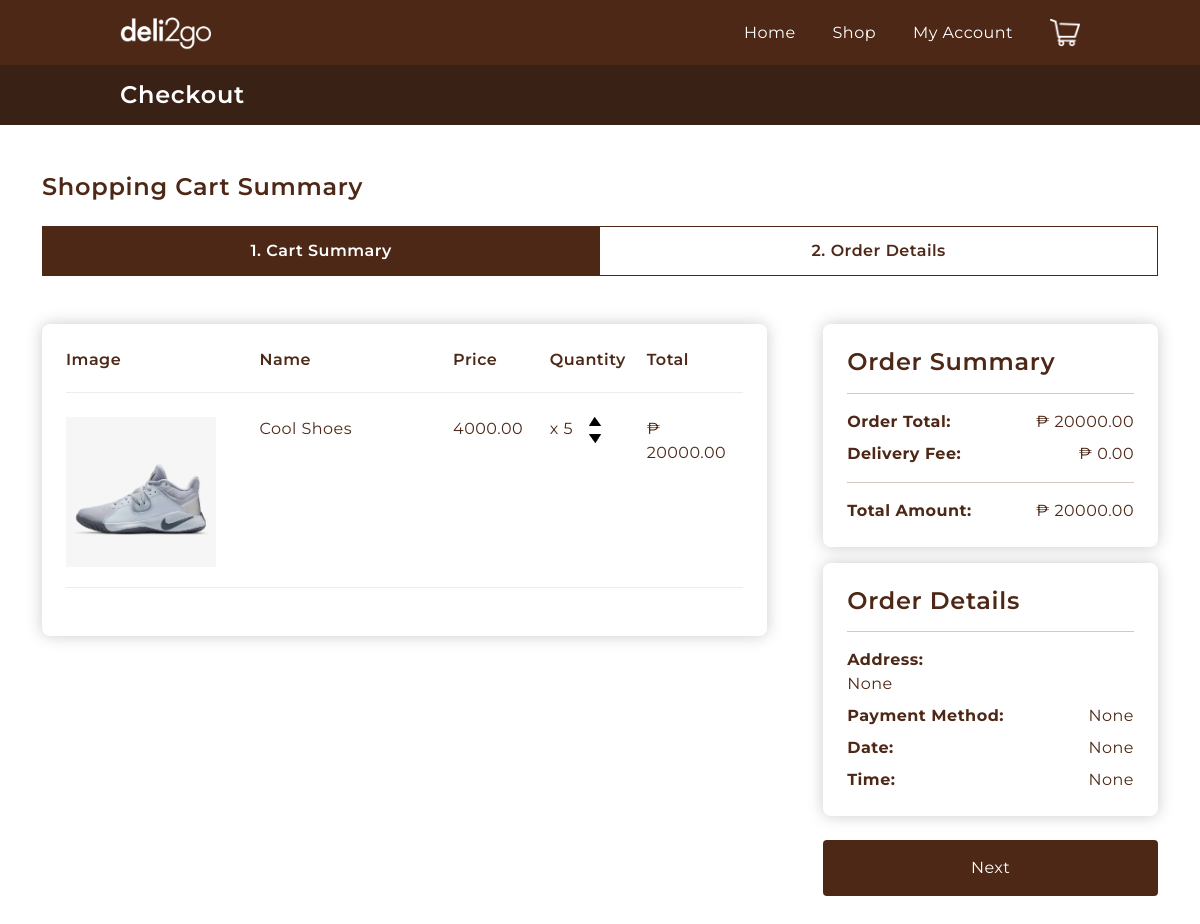
Screenshot of /checkout/ (signed in) with the database file from the repository.
### cashier/models.py (models this page shows, shortened)
class OrderedItem(models.Model):
    quantity = models.PositiveIntegerField(default=0)
    order = models.ForeignKey(Order, on_delete=models.CASCADE)
    item = models.ForeignKey(Item, on_delete=models.CASCADE)
    @property
    def get_total(self):
        total = self.item.price * self.quantity
        return total

class Item(models.Model):
    image = models.ImageField(null=True, blank=True)
    name = models.CharField(max_length=20)
    description = models.TextField(max_length=500, blank=True)
    brand = models.CharField(max_length=50)
    stock = models.PositiveIntegerField()
    price = models.DecimalField(max_digits=6, decimal_places=2)
    category = models.ForeignKey(Category, on_delete=models.SET_NULL, null=True, blank=True)

class Order(models.Model):
    order_date = models.DateTimeField(auto_now_add=True)
    receive_date = models.DateField(null=True)
    receive_time = models.TimeField(null=True)
    proof_of_payment = models.ImageField(null=True, blank=True)
    delivery_fee = models.DecimalField(max_digits=6, decimal_places=2, null=True, blank=True)
    complete = models.BooleanField(default=False)
    payment_method = models.ForeignKey(PaymentMethod, on_delete=models.SET_NULL, null=True, blank=True)
    order_status = models.ForeignKey(OrderStatus, on_delete=models.SET_NULL, null=True)
    customer = models.ForeignKey(Customer, on_delete=models.CASCADE)
    address = models.ForeignKey(Address, on_delete=models.SET_NULL, null=True, blank=True)
    driver = models.ForeignKey(Driver, on_delete=models.SET_NULL, null=True, blank=True)
    @property
    def get_cart_total(self):
        ordered_items = self.ordereditem_set.all()
        total = sum([item.get_total for item in ordered_items])
        return total

### customer/views.py (the view, shortened to what this page needs)
# urls.py: path('checkout/', views.checkout, name="checkout"),
def checkout(request):
    context = {}
    if request.user.is_authenticated:
        customer = request.user.customer
        form = AddressForm(initial={'customer': customer})
        order, created = Order.objects.get_or_create(customer=customer, complete=False)
        order_items = order.ordereditem_set.all()
        addresses = customer.address_set.all()
        payment_methods = PaymentMethod.objects.all()
        context = {
            'order':order,
            'order_items':order_items,
            'addresses':addresses,
            'payment_methods': payment_methods,
            'form':form,
        }
    return render(request, 'customer/checkout.html', context)

### templates/customer/checkout.html (shortened to what this page needs)
{% extends 'base.html' %} {% load static %}
{% block topbar %}
<h4>Checkout</h4>
{% endblock topbar %}
{% block content %}
<main class="container mt-5">
  <h4>Shopping Cart Summary</h4>
  {% if order_items %}
    <aside class="breadcrumbs-bar d-flex mt-4">
        <div class="active breadcrumb-section text-darkbrown w-100 d-flex justify-content-center align-items-center">
            <h6>1. Cart Summary</h6>
        </div>
        <div style="border-left-width: 0px" class="breadcrumb-section text-darkbrown w-100 d-flex justify-content-center align-items-center">
            <h6>2. Order Details</h6>
        </div>
  </aside>
  {% endif %}
  <form method="POST">
    <section
        class="cart-content d-lg-flex justify-content-between align-items-start my-5"
    >
        <section class="cart-list p-4 card-bg cart-left">
        <div class="cart-row d-flex mb-4">
            <div class="flex-2"><p class="weight-600">Image</p></div>
            <div class="flex-2"><p class="weight-600">Name</p></div>
            <div class="flex-1"><p class="weight-600">Price</p></div>
            <div class="flex-1"><p class="weight-600">Quantity</p></div>
            <div class="flex-1"><p class="weight-600">Total</p></div>
        </div>
        {% for order_item in order_items %}
        <div class=" cart-row mb-4 d-flex">
            <div class="flex-2">
                <img class="row-image" src={{order_item.item.image.url}} alt="" />
            </div>
            <div class="flex-2">
                <p>{{order_item.item.name}}</p>
            </div>
            <div class="flex-1">
                <p>{{order_item.item.price}}</p>
            </div>
            <div class="flex-1 d-flex">
                <p class="me-3">x {{order_item.quantity}}</p>
            <div class="quantity d-flex flex-column justify-content-start">
                <img
                data-product={{order_item.item.id}}
                data-action="add"
                class="chg-quantity update-cart mb-2"
                src="{% static 'img/arrow-up.png' %}"
                />
                <img
                data-product={{order_item.item.id}}
                data-action="remove"
                class="chg-quantity update-cart"
                src="{% static 'img/arrow-down.png' %}"
                />
            </div>
            </div>
            <div class="flex-1"><p>&#8369; {{order_item.get_total}}</p></div>
        </div>
        {% endfor %}
        </section>
        {% if order_items %}
        <div class="cart-right d-flex flex-column">
            <div class="order-summary card-bg p-4 w-100 mt-3 m-lg-0">
                <h4>Order Summary</h4>
                <hr />
                <p class="d-flex justify-content-between"><strong>Order Total:</strong><span> &#8369; <span class="order-total">{{order.get_cart_total}}</span></span</p>
                <p class="mt-2 d-flex justify-content-between"><strong>Delivery Fee:</strong><span> &#8369; <span class="delivery-fee">0.00</span></span></p>
                <hr>
                <p class="mt-2 d-flex justify-content-between"><strong>Total Amount:</strong><span> &#8369; <span class="total-amount"></span></span></p>
            </div>
            <div class="card-bg p-4 w-100 mt-3">
                <h4>Order Details</h4>
                <hr />
                <p><strong>Address:</strong></p>
                <div class="cart-detail-address">None</div>
                <p class="mt-2 d-flex justify-content-between"><strong>Payment Method:</strong><span class="cart-detail-payment">None</span></p>
                <p class="mt-2 d-flex justify-content-between"><strong>Date:</strong><span class="cart-detail-date">None</span></p>
                <p class="mt-2 d-flex justify-content-between"><strong>Time:</strong><span class="cart-detail-time">None</span></p>
            </div>
            <div class="d-flex justify-content-center align-items-center">
                <button
                class="checkout-next w-100 bg-darkbrown text-white p-3 rounded mt-4 ml-3"
                >
                Next
                </button>
            </div>
        </div>
    </section>
  </form>
        {% endif %}
</main>
{% endblock content %}

### static/css/styles.css (style rules this page uses)
:root { --darkbrown: #4e2817; --lightbrown: #886455; }
* { margin: 0; padding: 0; box-sizing: border-box !important; letter-spacing: 0.03em; }
html, body { overflow-x: hidden; }
body { font-family: 'Montserrat', sans-serif; font-weight: 400; color: var(--darkbrown); }
h1, h2, h3, h4, h5, h6 { margin: 0 !important; font-weight: 600; }
p { margin: 0 !important; }
button { border: none; border-radius: 4px; color: #ffffff; padding: 8px 15px; }
.text-darkbrown { color: var(--darkbrown); }
.bg-darkbrown { background: var(--darkbrown); }
.weight-600 { font-weight: 600; }
.flex-1 { flex: 1; }
.flex-2 { flex: 2; }
.breadcrumbs-bar div { height: 50px; border: solid 1px var(--darkbrown); }
.breadcrumb-section { transition: background 0.3s ease-out; }
.breadcrumbs-bar .active { color: #fff; background: var(--darkbrown); }
.cart-left { width: 65%; }
.card-bg { box-shadow: hsl(0, 0%, 80%) 0 0 16px; background-color: #fff; border-radius: 8px; }
.cart-row { padding-bottom: 20px; margin-bottom: 10px; border-bottom: 1px solid #ececec; }
.row-image { height: 150px; width: 150px; object-fit: cover; }
.quantity { font-weight: 700; }
.chg-quantity { width: 12px; cursor: pointer; transition: 0.1s; }
.cart-right { width: 30%; }

### rows the page displays
OrderedItem: item.image (picture), item.name "Cool Shoes", item.price "4000.00", quantity "5", get_total "20000.00"
Order: get_cart_total "20000.00"
